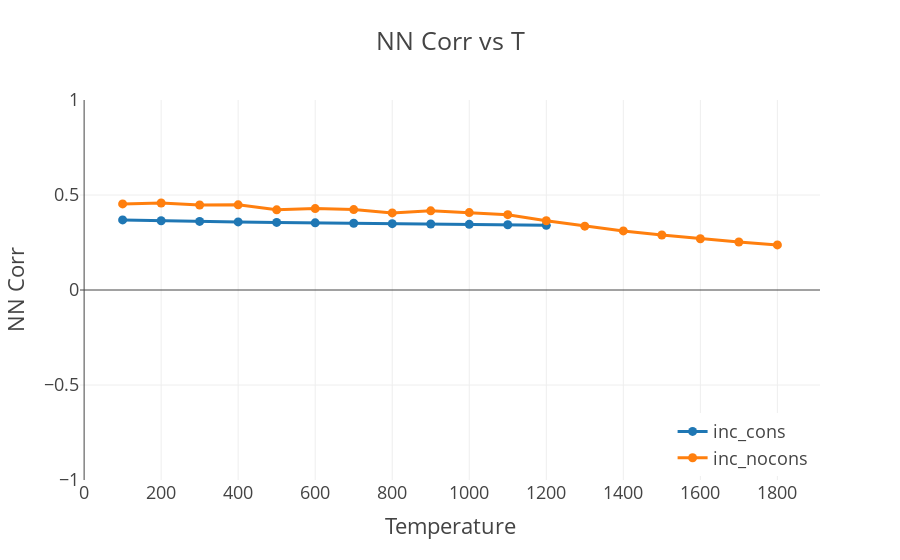

Notebook code cell kept with this figure:
### Code cell
fig = go.Figure()

for name, df in results.items():
    fig.add_trace(go.Scatter(x=df['temperature'],
                             y=df['corr 5'],
                             mode='markers+lines',
                             name=f'{name}'
                            )
                 )

fig.update_layout(
    title="NN Corr vs T",
    xaxis_title="Temperature",
    yaxis_title="NN Corr",
    template='presentation'
)
#fig.update_traces(texttemplate='%{text:.2s}', textposition='top center')
fig.update_layout(legend=dict(
    yanchor="bottom",
    y=0.01,
    xanchor="right",
    x=0.99
))
fig.update_yaxes(range=[-1, 1])
fig.show()

### Figure 1 — Plotly figure (JSON) as saved in the notebook; plotly's stock layout.template omitted (floating-point values rounded to 4 significant figures)
{"data": [{"mode": "markers+lines", "name": "inc_cons", "type": "scatter", "x": [100, 200, 300, 400, 500, 600, 700, 800, 900, 1000, 1100, 1200], "y": [0.369, 0.3645, 0.3611, 0.3583, 0.3557, 0.3534, 0.3512, 0.3493, 0.3475, 0.3456, 0.3434, 0.3403]}, {"mode": "markers+lines", "name": "inc_nocons", "type": "scatter", "x": [100, 200, 300, 400, 500, 600, 700, 800, 900, 1000, 1100, 1200, 1300, 1400, 1500, 1600, 1700, 1800], "y": [0.453, 0.4579, 0.4472, 0.4482, 0.4219, 0.4285, 0.4231, 0.4056, 0.4168, 0.4074, 0.3966, 0.3642, 0.3359, 0.3111, 0.2892, 0.2699, 0.2527, 0.2373]}], "layout": {"autosize": true, "legend": {"x": 0.99, "xanchor": "right", "y": 0.01, "yanchor": "bottom"}, "title": {"text": "NN Corr vs T"}, "xaxis": {"autorange": true, "range": [-10.24, 1910.0], "title": {"text": "Temperature"}, "type": "linear"}, "yaxis": {"range": [-1, 1], "title": {"text": "NN Corr"}, "type": "linear"}}}
